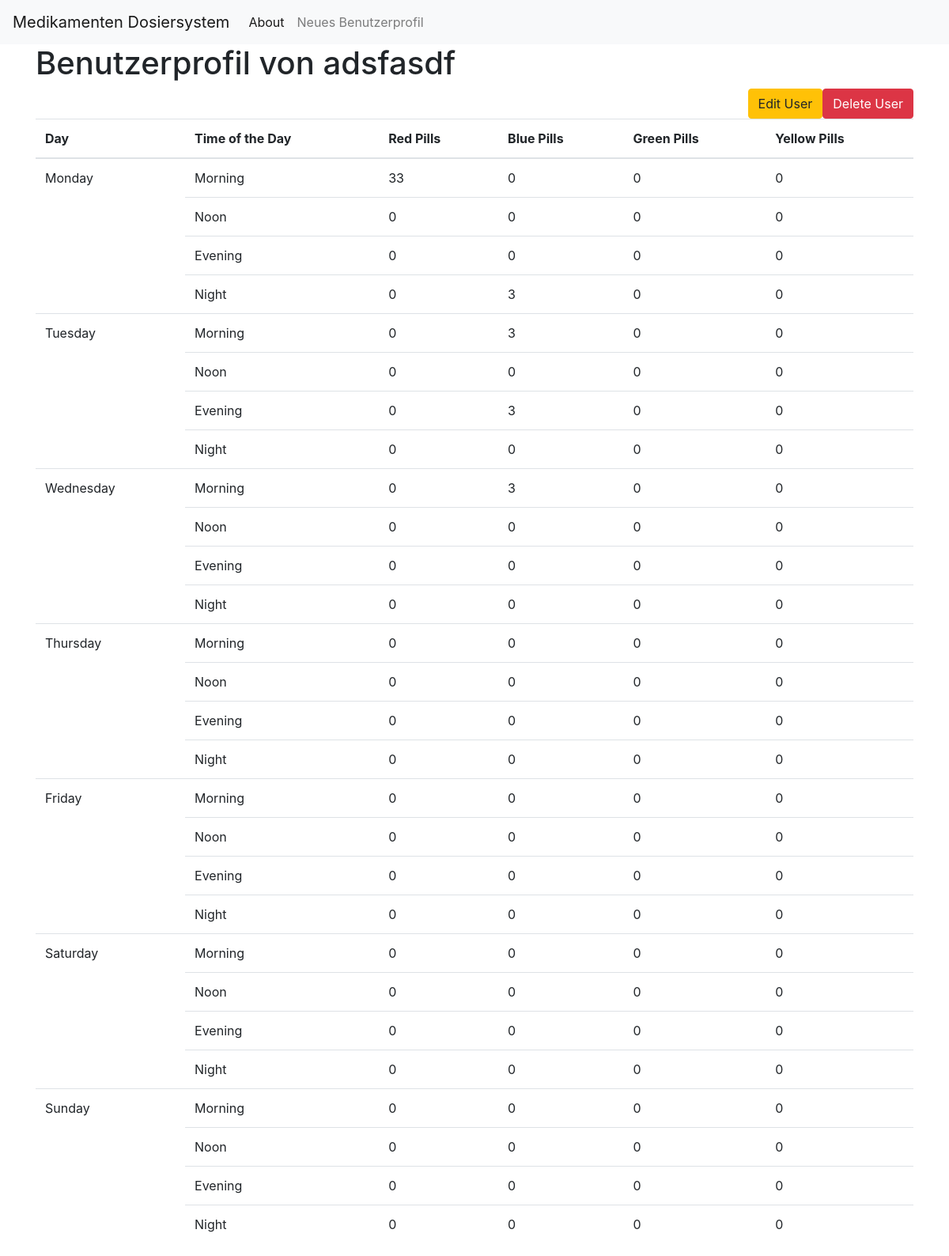
Page /displayUser/19 on the committed database.
### tables this page shows
CREATE TABLE Users (
    user_id INTEGER PRIMARY KEY AUTOINCREMENT,
    name TEXT NOT NULL
);

CREATE TABLE UserPlans (
    plan_id INTEGER PRIMARY KEY AUTOINCREMENT,
    user_id INTEGER NOT NULL,
    day_of_week TEXT NOT NULL,
    time_day TEXT NOT NULL, -- morning, noon, evening, night
    pill_id INTEGER NOT NULL,
    quantity INTEGER NOT NULL DEFAULT 0,
    FOREIGN KEY (user_id) REFERENCES Users(user_id),
    FOREIGN KEY (pill_id) REFERENCES Pills(pill_id)
);

### app.py (the view)
@app.route("/displayUser/<int:user_id>")
def displayUser(user_id):
    user = get_user(user_id)
    conn = get_db_connection()
    user_plans_raw = conn.execute('''
        SELECT day_of_week, time_day, Pills.color, UserPlans.quantity
        FROM UserPlans
        JOIN Pills ON UserPlans.pill_id = Pills.pill_id
        WHERE UserPlans.user_id = ?
    ''', (user_id,)).fetchall()
    conn.close()
    user_plans = {day: {time: {'red': 0, 'blue': 0, 'green': 0, 'yellow': 0} for time in ['Morning', 'Noon', 'Evening', 'Night']} for day in ['Monday', 'Tuesday', 'Wednesday', 'Thursday', 'Friday', 'Saturday', 'Sunday']}
    time_mapping = {
        'morning': 'Morning',
        'noon': 'Noon',
        'evening': 'Evening',
        'night': 'Night'
    }
    for plan in user_plans_raw:
        day = plan['day_of_week']
        time = time_mapping.get(plan['time_day'].lower(), plan['time_day'])
        color = plan['color']
        quantity = plan['quantity']
        user_plans[day][time][color] = quantity
    return render_template('displayUser.html', user=user, user_plans=user_plans)

### app.py (called while the page is built)
def get_db_connection():
    conn = sqlite3.connect('database.db')
    conn.row_factory = sqlite3.Row
    return conn

def get_user(user_id):
    conn = get_db_connection()
    user = conn.execute('SELECT * FROM users WHERE user_id = ?',
                        (user_id,)).fetchone()
    conn.close()
    if user is None:
        abort(404)
    return user

### templates/displayUser.html
{% extends "base.html" %}
{% block content %}
<h1> {% block title %} Benutzerprofil von {{ user['name'] }} {% endblock %}</h1>
<a href="{{ url_for('deleteUser', user_id=user['user_id']) }}" class="btn btn-danger" style="float: right;">Delete User</a>
<a href="{{ url_for('editUser', user_id=user['user_id']) }}" class="btn btn-warning" style="float: right; margin-left: 10px;">Edit User</a>
<table class="table">
    <thead>
        <tr>
            <th>Day</th>
            <th>Time of the Day</th>
            <th>Red Pills</th>
            <th>Blue Pills</th>
            <th>Green Pills</th>
            <th>Yellow Pills</th>
        </tr>
    </thead>
    <tbody>
        {% for day in ['Monday', 'Tuesday', 'Wednesday', 'Thursday', 'Friday', 'Saturday', 'Sunday'] %}
            {% for time in ['Morning', 'Noon', 'Evening', 'Night'] %}
            <tr>
                {% if loop.first %}
                <td rowspan="4">{{ day }}</td>
                {% endif %}
                <td>{{ time }}</td>
                <td>{{ user_plans[day][time]['red'] }}</td>
                <td>{{ user_plans[day][time]['blue'] }}</td>
                <td>{{ user_plans[day][time]['green'] }}</td>
                <td>{{ user_plans[day][time]['yellow'] }}</td>
            </tr>
            {% endfor %}
        {% endfor %}
    </tbody>
</table>
{% endblock %}

### rows in the picture
Users: name "adsfasdf"
UserPlans: day_of_week "Monday", time_day "Morning", quantity "33", user_plans "0"
UserPlans: time_day "Night", user_plans "0", quantity "3"
UserPlans: day_of_week "Tuesday", time_day "Morning", user_plans "0", quantity "3"
UserPlans: time_day "Evening", user_plans "0", quantity "3"
UserPlans: day_of_week "Wednesday", time_day "Morning", user_plans "0", quantity "3"

### other values in the picture
{{ time }} "Noon" "Evening" "Noon" "Night" "Noon" "Evening" "Night" "Morning" "Noon" "Evening" "Night" "Morning" "Noon" "Evening" "Night" "Morning" "Noon" "Evening" "Night" "Morning" "Noon" "Evening" "Night"
{{ user_plans[day][time]['red'] }} "0" "0" "0" "0" "0" "0" "0" "0" "0" "0" "0" "0" "0" "0" "0" "0" "0" "0" "0" "0" "0" "0" "0"
{{ user_plans[day][time]['blue'] }} "0" "0" "0" "0" "0" "0" "0" "0" "0" "0" "0" "0" "0" "0" "0" "0" "0" "0" "0" "0" "0" "0" "0"
{{ user_plans[day][time]['green'] }} "0" "0" "0" "0" "0" "0" "0" "0" "0" "0" "0" "0" "0" "0" "0" "0" "0" "0" "0" "0" "0" "0" "0"
{{ user_plans[day][time]['yellow'] }} "0" "0" "0" "0" "0" "0" "0" "0" "0" "0" "0" "0" "0" "0" "0" "0" "0" "0" "0" "0" "0" "0" "0"
{{ day }} "Thursday" "Friday" "Saturday" "Sunday"
